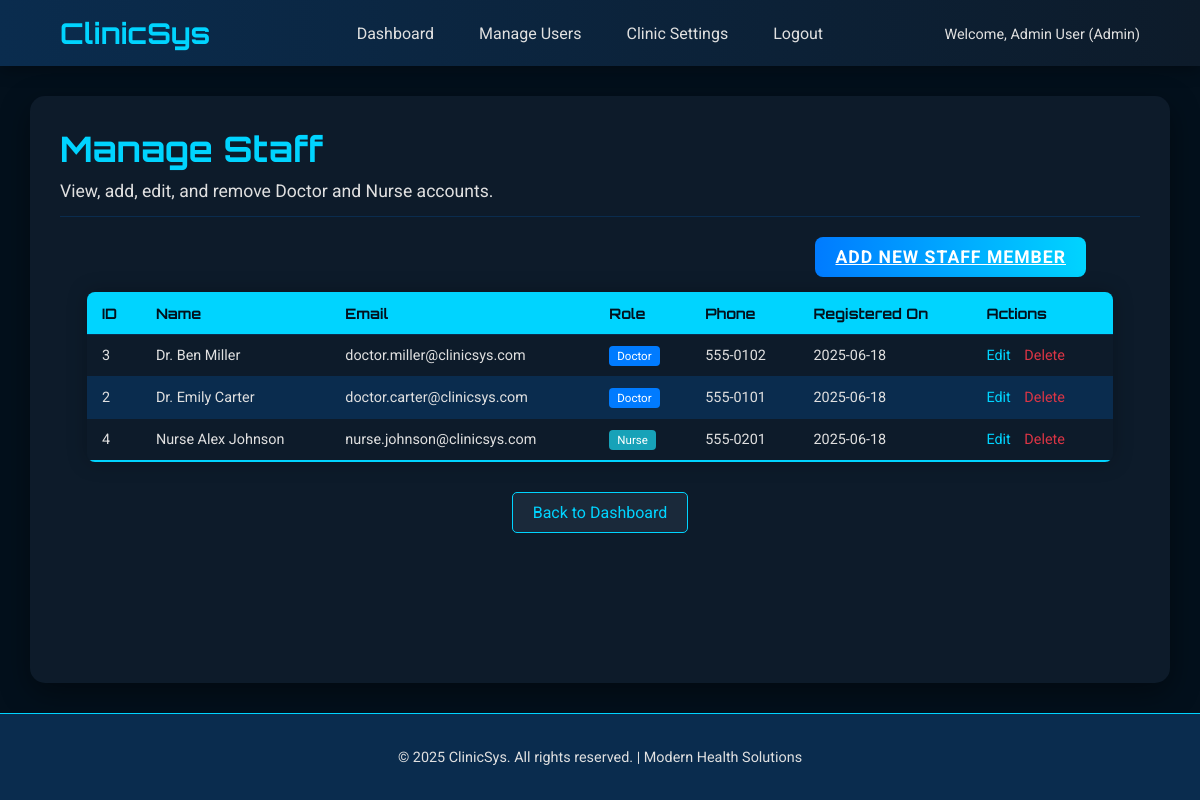
/manage_staff.php (signed in), run on the app's committed database.
### tables this page shows
CREATE TABLE IF NOT EXISTS `users` (
  `id` INT AUTO_INCREMENT PRIMARY KEY,
  `nom` VARCHAR(255) NOT NULL COMMENT 'Full name of the user',
  `email` VARCHAR(255) NOT NULL UNIQUE COMMENT 'Email address, used for login',
  `mot_de_passe` VARCHAR(255) NOT NULL COMMENT 'Hashed password',
  `phone` VARCHAR(50) DEFAULT NULL COMMENT 'Phone number',
  `address` TEXT DEFAULT NULL COMMENT 'Physical address',
  `gender` ENUM('Male', 'Female', 'Other') DEFAULT NULL,
  `date_of_birth` DATE DEFAULT NULL,
  `role` ENUM('patient', 'doctor', 'nurse', 'admin') NOT NULL COMMENT 'Role of the user in the system',
  `created_at` TIMESTAMP DEFAULT CURRENT_TIMESTAMP,
  `updated_at` TIMESTAMP DEFAULT CURRENT_TIMESTAMP ON UPDATE CURRENT_TIMESTAMP
);

### manage_staff.php (the view, shortened to what this page needs)
<?php
require_once 'includes/db.php';
require_once 'includes/header.php';
$page_title = "Manage Staff";
$staff_members = [];
$error_message = '';
$sql_fetch_staff = "SELECT id, nom, email, role, phone, created_at FROM users WHERE role IN ('doctor', 'nurse') ORDER BY role, nom ASC";
$result_staff = $conn->query($sql_fetch_staff);
if ($result_staff) {
    while ($row = $result_staff->fetch_assoc()) {
        $staff_members[] = $row;
    }
} else {
    $error_message = "Error fetching staff members: " . $conn->error;
}
?>
<div class="dashboard-header">
    <h1><?php echo $page_title; ?></h1>
    <p>View, add, edit, and remove Doctor and Nurse accounts.</p>
</div>
<div style="margin-bottom: 20px; text-align: right; max-width: 90%; margin-left:auto; margin-right:auto;">
    <a href="add_user.php?role_filter=staff" class="btn-login" style="padding: 10px 20px;">Add New Staff Member</a>
</div>
<?php if (empty($staff_members) && empty($error_message)): ?>
    <div class="info-message" style="background-color: var(--secondary-color); color: var(--text-color); padding: 20px; border-radius: 8px; text-align: center; margin-top: 20px; max-width: 90%; margin-left:auto; margin-right:auto;">
        <p>No staff members found.</p>
    </div>
<?php elseif (!empty($staff_members)): ?>
    <div style="max-width: 95%; margin: 0 auto;">
        <table class="content-table animated-table">
            <thead>
                <tr>
                    <th>ID</th>
                    <th>Name</th>
                    <th>Email</th>
                    <th>Role</th>
                    <th>Phone</th>
                    <th>Registered On</th>
                    <th>Actions</th>
                </tr>
            </thead>
            <tbody>
                <?php foreach ($staff_members as $staff): ?>
                    <tr>
                        <td><?php echo htmlspecialchars($staff['id']); ?></td>
                        <td><?php echo htmlspecialchars($staff['nom']); ?></td>
                        <td><?php echo htmlspecialchars($staff['email']); ?></td>
                        <td><span class="status-<?php echo strtolower(htmlspecialchars($staff['role'])); ?>"><?php echo ucfirst(htmlspecialchars($staff['role'])); ?></span></td>
                        <td><?php echo htmlspecialchars($staff['phone'] ?? 'N/A'); ?></td>
                        <td><?php echo htmlspecialchars(date("Y-m-d", strtotime($staff['created_at']))); ?></td>
                        <td class="action-links">
                            <a href="edit_user.php?user_id=<?php echo $staff['id']; ?>">Edit</a>
                            <a href="manage_staff.php?action=delete&user_id=<?php echo $staff['id']; ?>" onclick="return confirm('Are you sure you want to delete this staff member? Consider reassigning their tasks/patients first.');" style="color: #dc3545;">Delete</a>
                        </td>
                    </tr>
                <?php endforeach; ?>
            </tbody>
        </table>
    </div>
<?php endif; ?>
<div style="text-align: center; margin-top: 30px;">
    <a href="admin_dashboard.php" class="btn-secondary">Back to Dashboard</a>
</div>
<?php
require_once 'includes/footer.php';
?>

### css/style.css (style rules this page uses)
:root { --primary-color: #007bff; --secondary-color: #0A2C4E; --accent-color: #00D4FF; --text-color: #E0E0E0; --text-dark: #333333; --bg-light: #FFFFFF; --bg-dark: #03101C; --bg-panel: #0D1B2A; --border-color: #0056b3; --input-bg: #1A293A; --input-border: #007bff; --font-primary: 'Roboto', sans-serif; --font-headings: 'Orbitron', sans-serif; }
body { font-family: var(--font-primary); margin: 0; padding: 0; background-color: var(--bg-dark); color: var(--text-color); display: flex; justify-content: center; align-items: center; min-height: 100vh; overflow: hidden; }
.btn-login { width: 100%; padding: 15px; background: linear-gradient(90deg, var(--primary-color) 0%, var(--accent-color) 100%); border: none; border-radius: 8px; color: var(--bg-light); font-size: 1.1em; font-weight: bold; cursor: pointer; transition: transform 0.2s ease, box-shadow 0.3s ease; text-transform: uppercase; letter-spacing: 1px; }

### css/dashboard_style.css (style rules this page uses)
body { display: flex; flex-direction: column; align-items: stretch; background-color: var(--bg-dark); min-height: 100vh; }
.dashboard-header { margin-bottom: 30px; padding-bottom: 15px; border-bottom: 1px solid var(--secondary-color); }
.dashboard-header h1 { font-family: var(--font-headings); color: var(--accent-color); margin: 0 0 10px 0; font-size: 2.2em; }
.dashboard-header p { color: var(--text-light); font-size: 1.1em; margin: 0; }
.content-table { width: 100%; border-collapse: collapse; margin: 25px 0; font-size: 0.9em; border-radius: 8px; overflow: hidden; box-shadow: 0 0 20px rgba(0,0,0,0.25); }
.content-table thead tr { background-color: var(--accent-color); color: var(--bg-dark); text-align: left; font-weight: bold; font-family: var(--font-headings); }
.content-table th, .content-table td { padding: 12px 15px; border-bottom: 1px solid var(--secondary-color); }
.content-table tbody tr { background-color: var(--bg-panel); color: var(--text-color); transition: background-color 0.2s ease; }
.content-table tbody tr:nth-of-type(even) { background-color: var(--secondary-color); }
.content-table tbody tr:last-of-type { border-bottom: 2px solid var(--accent-color); }
.content-table .action-links a { color: var(--accent-color); margin-right: 10px; text-decoration: none; transition: color 0.2s ease; }
.status-doctor { background-color: #007bff; color: white; padding: 3px 8px; border-radius: 4px; font-size: 0.8em; }
.status-nurse { background-color: #17a2b8; color: white; padding: 3px 8px; border-radius: 4px; font-size: 0.8em; }
.btn-secondary { padding: 10px 20px; background-color: var(--input-bg); color: var(--accent-color); border: 1px solid var(--accent-color); border-radius: 5px; text-decoration: none; transition: background-color 0.3s, color 0.3s; display: inline-block; text-align: center; }
.animated-table { animation: fadeInUpTable 0.8s ease-out forwards; }

### data on the page
users: id "3", nom "Dr. Ben Miller", email "doctor.miller@clinicsys.com", role "Doctor", phone "555-0102", created_at "2025-06-18"
users: id "2", nom "Dr. Emily Carter", email "doctor.carter@clinicsys.com", role "Doctor", phone "555-0101", created_at "2025-06-18"
users: id "4", nom "Nurse Alex Johnson", email "nurse.johnson@clinicsys.com", role "Nurse", phone "555-0201", created_at "2025-06-18"

### other printed values
$title "Dashboard"
$title "Manage Users"
$title "Clinic Settings"
$title "Logout"
$user_name "Admin User"
$user_role "Admin"
$page_title "Manage Staff"
